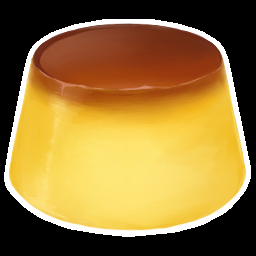
%> input picture CV_2-TRANSFORMATIONS/pudding.png, 256 x 256 px
$ octave exercise4.m   (GNU Octave 9; MATLAB toolbox functions it lacks are replaced by stand-ins)
%> lines starting %> are read from the running program, lines starting %| are printed output that depends on the picture
% Read the original image
img = imread('pudding.png');
%> img is the input picture: size 256x256x3 uint8; mean R, G, B 148.5, 116.5, 55.3
[height, width, channels] = size(img);
%> height = 256; width = 256; channels = 3

% Define video parameters
fps = 30;           % Frames per second
duration = 5;       % Duration in seconds (increased to 5)
numFrames = fps * duration;
maxShear = 0.5;     % Maximum shear value

% Calculate canvas size needed for shearing
extraWidth = round(width * maxShear * 2);  % Double the extra width to accommodate both sides
%> extraWidth = 256
canvasWidth = width + extraWidth;
%> canvasWidth = 512

% Create VideoWriter object
v = VideoWriter('sheared_pudding.avi');
v.FrameRate = fps;
open(v);

% Create reference object for output image
outputView = imref2d([height, canvasWidth]);

% Center the image in the canvas
outputView.XWorldLimits = [-extraWidth/2, width + extraWidth/2];
%> outputView.XWorldLimits = [-128 384]
outputView.YWorldLimits = [0, height];
%> outputView.YWorldLimits = [0 256]

% Generate frames with periodic shearing
for frame = 1:numFrames
    % Calculate shear value using sine function for smooth periodic motion
    shearAmount = maxShear * sin(2*pi*frame/numFrames);  % Changed to sin to oscillate around center

    % Create affine transformation matrix for horizontal shear
    % Add translation to keep bottom fixed
    tform = affine2d([1 0 0; shearAmount 1 0; -shearAmount*height 0 1]);

    % Apply transformation
    shearedImg = imwarp(img, tform, 'OutputView', outputView);

    % Write frame to video
    writeVideo(v, shearedImg);
end
%> this loop made 150 passes
%> pass 1, `shearedImg = imwarp(img, tform, 'OutputView', outputView);`:
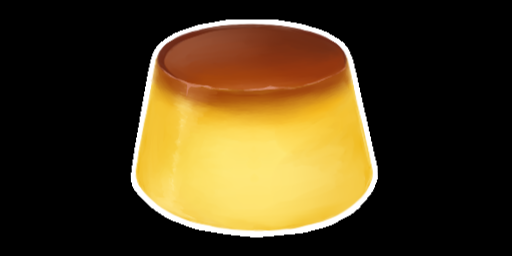
%> shearedImg: size 256x512x3 uint8; mean R, G, B 74.3, 58.3, 27.7
%> pass 2, `shearedImg = imwarp(img, tform, 'OutputView', outputView);`:
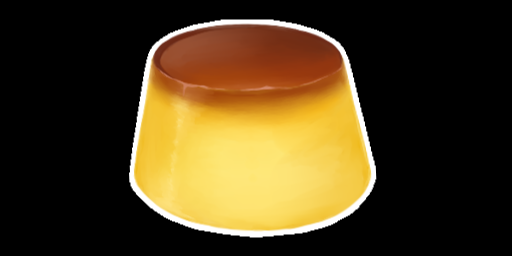
%> shearedImg: size 256x512x3 uint8; mean R, G, B 74.3, 58.3, 27.7; mean of the top-left, top-right, bottom-left and bottom-right quarters 42.2, 35.3, 70.3, 65.9
%> pass 3, `shearedImg = imwarp(img, tform, 'OutputView', outputView);`:
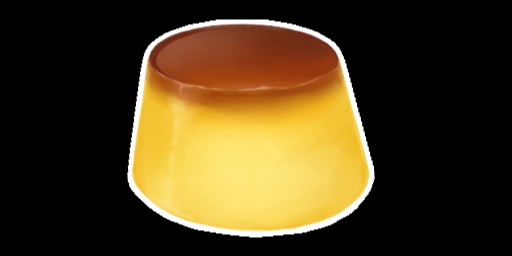
%> shearedImg: size 256x512x3 uint8; mean R, G, B 74.3, 58.3, 27.7; mean of the top-left, top-right, bottom-left and bottom-right quarters 43.4, 34, 71.3, 64.8

% Close the video file
close(v);

$ run again, with CV_2-TRANSFORMATIONS/windmill.png copied over CV_2-TRANSFORMATIONS/pudding.png
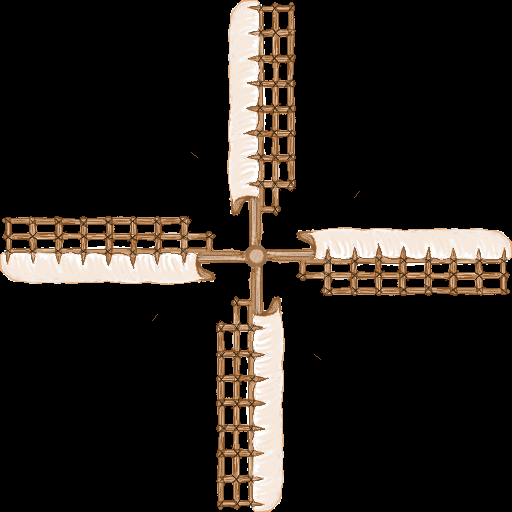
%> input picture CV_2-TRANSFORMATIONS/windmill.png, 512 x 512 px
%> img is the input picture: size 512x512x3 uint8; mean R, G, B 37.1, 31.6, 26.7
%> the loop `for frame = 1:numFrames` made 150 passes
%> pass 1, `shearedImg = imwarp(img, tform, 'OutputView', outputView);`:
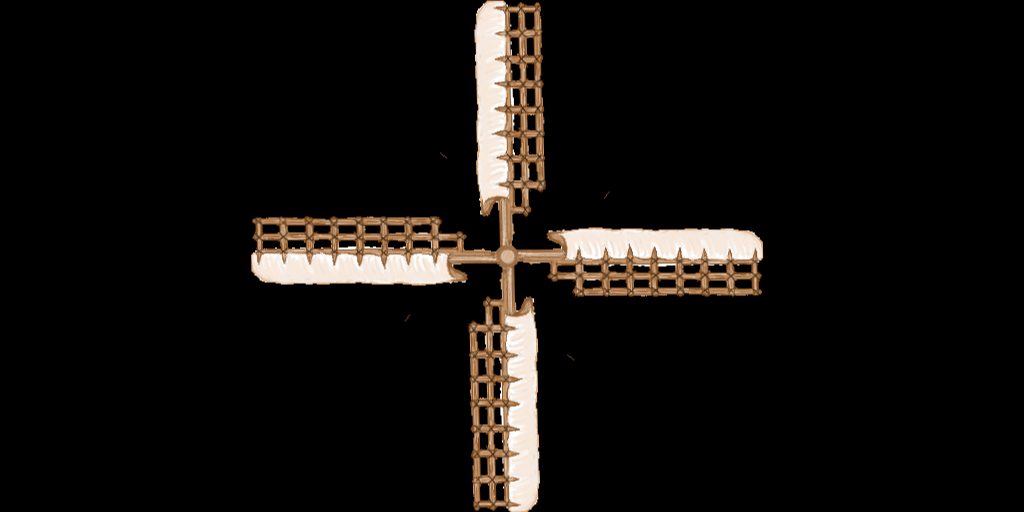
%> shearedImg: size 512x1024x3 uint8; mean R, G, B 18.6, 15.8, 13.3
%> pass 3, `shearedImg = imwarp(img, tform, 'OutputView', outputView);`:
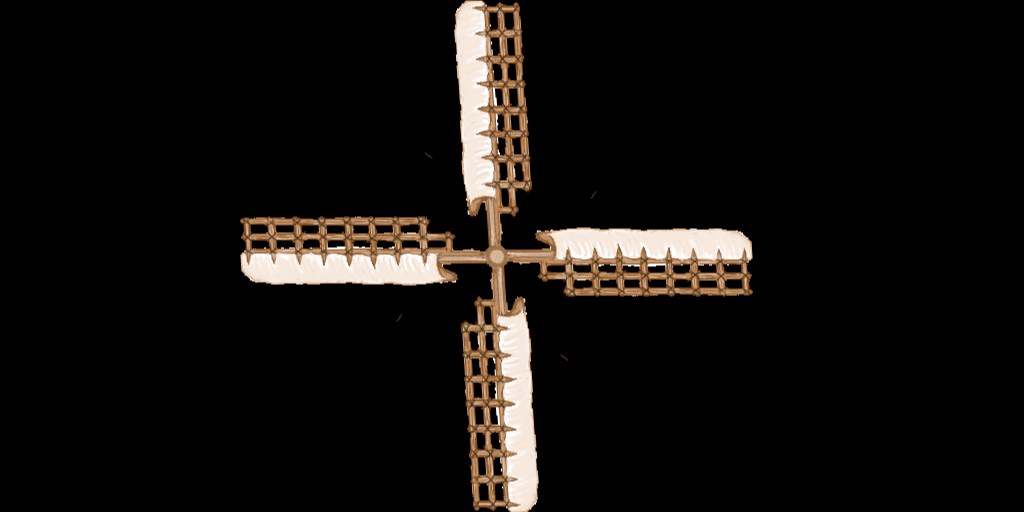
%> shearedImg: size 512x1024x3 uint8; mean R, G, B 18.6, 15.8, 13.3; mean of the top-left, top-right, bottom-left and bottom-right quarters 20, 11.4, 18.5, 13.7
